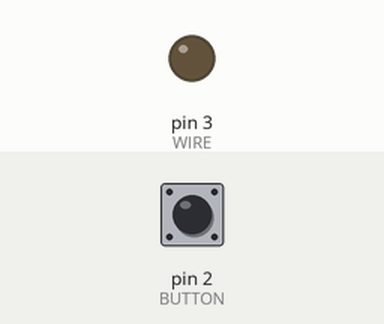
Recording of a sketch running on a simulated Arduino Uno, built with avr-gcc and run on an emulated ATmega328P. Shown: output pins drawn as LEDs (lit = HIGH). The inputs (shaded band) are chosen by the test bench; at power-on: pin 2 (BUTTON) LOW. At 1.3 s the program stops and its outputs stay as they are.

Above: at 1.2 s.
1.3 s: pin 2 (BUTTON) pulled HIGH for 0.15 s
At 1.7 s:
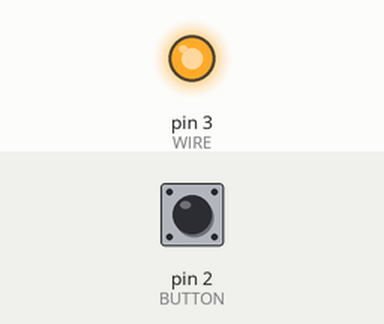
Timing chart, 0 to 2.8 s (numbered marks = the images above; inputs shaded):
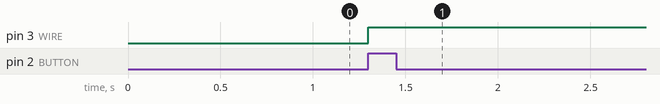

The sketch:

buttin.ino
```cpp
const int BUTTON = 2; //set button pin
const int WIRE = 3; //set wire pin
int BUTTONstate = 0; //pushed or not

void setup()
{
  pinMode(BUTTON, INPUT); //nothing happens until pushed
  pinMode(WIRE, OUTPUT); //result of button pushed
}

void loop()
{
  BUTTONstate = digitalRead(BUTTON); //read state
  if (BUTTONstate == HIGH) //if pushed
  {
    while (BUTTONstate == HIGH){//keep pin on
    digitalWrite(WIRE, HIGH);

    }
  }
  else{
    digitalWrite(WIRE, LOW); //nothing occurs
  }
}
```

ExtendedADCShield.cpp
```cpp
/*
 ExtendedADCShield.cpp - Library for using Mayhew Labs' Extended ADC Shield.
 Created by Mark Mayhew, June 8, 2015.
 Released into the public domain.
 */

#include "Arduino.h"
#include "ExtendedADCShield.h"
#include <SPI.h>

//TODO change this to
ExtendedADCShield::ExtendedADCShield(byte CONVST, byte RD, byte BUSY, byte number_bits)
{
	_BUSY = BUSY;
	_CONVST = CONVST;
	_RD = RD;
	_NUMBER_BITS = number_bits;

	pinMode(_BUSY, INPUT);
	pinMode(_CONVST, OUTPUT);
	pinMode(_RD, OUTPUT);

	//calling SPI.begin at this point doesn't work on Due. Instead, call it inside sketch's setup()
	#if not defined (__arm__) && not defined (__SAM3X8E__) // Arduino Due compatible
	SPI.begin();
	#endif

	SPI.setBitOrder(MSBFIRST);
	SPI.setDataMode(SPI_MODE0);

	digitalWrite(_CONVST,LOW);
	digitalWrite(_RD, HIGH);

	_LAST_UNI_BIPOLAR = 0;
	_LAST_RANGE = 0;
}

ExtendedADCShield::ExtendedADCShield(byte number_bits)
{
	_BUSY = 9;
	_CONVST = 8;
	_RD = 10;
	_NUMBER_BITS = number_bits;

	pinMode(_BUSY, INPUT);
	pinMode(_CONVST, OUTPUT);
	pinMode(_RD, OUTPUT);

	//calling SPI.begin at this point doesn't work on Due. Instead, call it inside sketch's setup()
	#if not defined (__arm__) && not defined (__SAM3X8E__) // Arduino Due compatible
	SPI.begin();
	#endif

	SPI.setBitOrder(MSBFIRST);
	SPI.setDataMode(SPI_MODE0);

	digitalWrite(_CONVST,LOW);
	digitalWrite(_RD, HIGH);

	_LAST_UNI_BIPOLAR = 0;
	_LAST_RANGE = 0;

}

float ExtendedADCShield::analogReadConfigNext(byte channel, byte sgl_diff, byte uni_bipolar, byte range)
{
	byte command = 0;
	word adc_code = 0;
	float voltage = 0;
	float sign = 1;

	command = buildCommand(channel,sgl_diff,uni_bipolar,range);
	adc_code = sendSetupGetData(command);
	//TODO deal with adding 1 in the right place
	if(_LAST_UNI_BIPOLAR == BIPOLAR) {
		if ((adc_code & 0x8000) == 0x8000) {	//adc code is < 0
			adc_code = (adc_code ^ 0xFFFF)+(1<<(16-_NUMBER_BITS));   //Convert ADC code from two's complement to binary
			sign = -1;
		}
		adc_code = adc_code>>(16-_NUMBER_BITS);	//shift out zero bits (2 for 14-bit, 4 for 12-bit)
		voltage = sign*(float)adc_code;
		voltage = voltage / (pow(2,_NUMBER_BITS-1)-1);
	}
	else {
		adc_code = adc_code>>(16-_NUMBER_BITS);
		voltage = (float)adc_code;
		voltage = voltage / (pow(2,_NUMBER_BITS)-1);
	}

	switch (_LAST_RANGE) {
		case RANGE5V:
			voltage = voltage*5;
			break;
		case RANGE10V:
			voltage = voltage*10;
			break;
		default:
			break;
	}

	_LAST_UNI_BIPOLAR = uni_bipolar;
	_LAST_RANGE = range;

	return voltage;
}

byte ExtendedADCShield::buildCommand(byte channel, byte sgl_diff, byte uni_bipolar, byte range)
{
	byte command=0;

	//Build Command
	switch (channel) {
		case 1:
			command = command | B01000000;
			break;
		case 2:
			command = command | B00010000;
			break;
		case 3:
			command = command | B01010000;
			break;
		case 4:
			command = command | B00100000;
			break;
		case 5:
			command = command | B01100000;
			break;
		case 6:
			command = command | B00110000;
			break;
		case 7:
			command = command | B01110000;
			break;
		default:
			break;
	}

	if (sgl_diff==SINGLE_ENDED) {
		command = command | B10000000;
	}

	if (uni_bipolar==UNIPOLAR) {
		command = command | B00001000;
	}

	if (range == RANGE10V) {
		command = command | B00000100;
	}

	return command;
}
word ExtendedADCShield::sendSetupGetData(byte command)
{
	word conv_result = 0;

	//Trigger a conversion
	digitalWrite(_CONVST,HIGH);
	digitalWrite(_CONVST,LOW);

	//Wait for BUSY to go high
	while(digitalRead(_BUSY)==LOW);

	//Set RD low
	digitalWrite(_RD, LOW);

	//Send command, get high byte of last conversion
	conv_result = SPI.transfer(command)<<8;

	//send filler, get low byte of last conversion
	conv_result = conv_result | SPI.transfer(B00000000);

	//Set RD high
	digitalWrite(_RD, HIGH);

	//return last conversion in raw word form
	return conv_result;
}
```

ExtendedADCShield.h
```cpp
/*
 ExtendedADCShield.h - Library for using Mayhew Labs' Extended ADC Shield.
 Created by Mark Mayhew, June 8, 2015.
 Released into the public domain.
 */
#ifndef ExtendedADCShield_h
#define ExtendedADCShield_h

#include "Arduino.h"

#define SINGLE_ENDED 0
#define DIFFERENTIAL 1
#define UNIPOLAR 0
#define BIPOLAR 1
#define RANGE5V 0
#define RANGE10V 1


class ExtendedADCShield
{
public:
    ExtendedADCShield(byte number_bits);
    ExtendedADCShield(byte CONVST, byte RD, byte BUSY, byte number_bits);
	float analogReadConfigNext(byte channel, byte sgl_diff, byte uni_bipolar, byte range);

private:
    byte buildCommand(byte channel, byte sgl_diff, byte uni_bipolar, byte range);
	word sendSetupGetData(byte command);
	byte _BUSY, _CONVST, _RD, _NUMBER_BITS;
	byte _LAST_UNI_BIPOLAR, _LAST_RANGE;
};

#endif
```

TCS34725.cpp
```cpp
#ifdef __AVR
#include <avr/pgmspace.h>
#elif defined(ESP8266)
#include <pgmspace.h>
#endif
#include <math.h>
#include <stdlib.h>

#include "TCS34725.h"

// Power Function
float powf(const float x, const float y)
{
  return (float)(pow((double)x, (double)y));
}

// Writes a register and an 8 bit value over I2C
void TCS34725::write8(uint8_t reg, uint32_t value)
{
  _wire->beginTransmission(_i2caddr);
#if ARDUINO >= 100
  _wire->write(TCS34725_COMMAND_BIT | reg);
  _wire->write(value & 0xFF);
#else
  _wire->send(TCS34725_COMMAND_BIT | reg);
  _wire->send(value & 0xFF);
#endif
  _wire->endTransmission();
}

// Reads an 8 bit value over I2C
uint8_t TCS34725::read8(uint8_t reg)
{
  _wire->beginTransmission(_i2caddr);
#if ARDUINO >= 100
  _wire->write(TCS34725_COMMAND_BIT | reg);
#else
  _wire->send(TCS34725_COMMAND_BIT | reg);
#endif
  _wire->endTransmission();

  _wire->requestFrom(_i2caddr, (uint8_t)1);
#if ARDUINO >= 100
  return _wire->read();
#else
  return _wire->receive();
#endif
}

// Reads a 16 bit values over I2C
uint16_t TCS34725::read16(uint8_t reg)
{
  uint16_t x;
  uint16_t t;

  _wire->beginTransmission(_i2caddr);
#if ARDUINO >= 100
  _wire->write(TCS34725_COMMAND_BIT | reg);
#else
  _wire->send(TCS34725_COMMAND_BIT | reg);
#endif
  _wire->endTransmission();

  _wire->requestFrom(_i2caddr, (uint8_t)2);
#if ARDUINO >= 100
  t = _wire->read();
  x = _wire->read();
#else
  t = _wire->receive();
  x = _wire->receive();
#endif
  x <<= 8;
  x |= t;
  return x;
}

// Enables the device
void TCS34725::enable()
{
  write8(TCS34725_ENABLE, TCS34725_ENABLE_PON);
  delay(3);
  write8(TCS34725_ENABLE, TCS34725_ENABLE_PON | TCS34725_ENABLE_AEN);

  switch (_tcs34725IntegrationTime)
  {
  case TCS34725_INTEGRATIONTIME_2_4MS:
    delay(3);
    break;
  case TCS34725_INTEGRATIONTIME_700MS:
    delay(700);
    break;
  }
}


// Constructor
TCS34725::TCS34725(tcs34725IntegrationTime_t it, tcs34725Gain_t gain)
{
  _tcs34725Initialised = false;
  _tcs34725IntegrationTime = it;
  _tcs34725Gain = gain;
}

// Initializes I2C and configures the sensor
boolean TCS34725::begin(uint8_t addr)
{
  _i2caddr = addr;
  _wire = &Wire;

  return init();
}

// Initializes I2C and configures the sensor
boolean TCS34725::begin(uint8_t addr, TwoWire *theWire)
{
  _i2caddr = addr;
  _wire = theWire;

  return init();
}

// Initializes I2C and configures the sensor
boolean TCS34725::begin()
{
  _i2caddr = TCS34725_ADDRESS;
  _wire = &Wire;

  return init();
}

// Part of begin making sure we are connected
boolean TCS34725::init()
{
  _wire->begin();

  uint8_t x = read8(TCS34725_ID);
  if ((x != 0x44) && (x != 0x10))
  {
    return false;
  }
  _tcs34725Initialised = true;

  // Set default integration time and gain
  setIntegrationTime(_tcs34725IntegrationTime);
  setGain(_tcs34725Gain);

  enable();

  return true;
}

// Sets the integration time for the TC34725
void TCS34725::setIntegrationTime(tcs34725IntegrationTime_t it)
{
  if (!_tcs34725Initialised)
    begin();

  // Update the timing register
  write8(TCS34725_ATIME, it);

  // Update value placeholders
  _tcs34725IntegrationTime = it;
}

// Adjusts the gain on the TCS34725
void TCS34725::setGain(tcs34725Gain_t gain)
{
  if (!_tcs34725Initialised)
    begin();

  // Update the timing register
  write8(TCS34725_CONTROL, gain);

  // Update value placeholders
  _tcs34725Gain = gain;
}

// Reads the raw red, green, blue and clear channel values
void TCS34725::getRawData(uint16_t *r, uint16_t *g, uint16_t *b)
{
  if (!_tcs34725Initialised)
    begin();
  *r = read16(TCS34725_RDATAL);
  *g = read16(TCS34725_GDATAL);
  *b = read16(TCS34725_BDATAL);

  // Set a delay for the integration time
  if (_tcs34725IntegrationTime = TCS34725_INTEGRATIONTIME_700MS)
  {
    delay(700);
  }
}
```

TCS34725.h
```cpp
#ifndef _TCS34725_H_
#define _TCS34725_H_

#if ARDUINO >= 100
#include <Arduino.h>
#else
#include <WProgram.h>
#endif

#include <Wire.h>

#define TCS34725_ADDRESS (0x29) // I2C address
#define TCS34725_COMMAND_BIT (0x80) // Command bit
#define TCS34725_ENABLE (0x00) // Interrupt Enable register
#define TCS34725_ENABLE_AEN (0x02) //RGB Enable - Writing 1 actives the ADC, 0 disables it
#define TCS34725_ENABLE_PON (0x01) // Power on - Writing 1 activates the internal oscillator, 0 disables it
#define TCS34725_ATIME (0x01) // Integration time

#define TCS34725_CONTROL (0x0F) // Set the gain level for the sensor
#define TCS34725_ID (0x12) // 0x44 = TCS34721/TCS34725, 0x4D = TCS34723/TCS34727

#define TCS34725_RDATAL (0x16) // Red channel data low byte
#define TCS34725_GDATAL (0x18) // Green channel data low byte
#define TCS34725_BDATAL (0x1A) // Blue channel data low byte

// Integration time settings for TCS34725
typedef enum
{
  TCS34725_INTEGRATIONTIME_2_4MS = 0xFF, // 2.4ms - 1 cycle    - Max Count: 1024
  TCS34725_INTEGRATIONTIME_700MS = 0x00  // 700ms - 256 cycles - Max Count: 65535
}
tcs34725IntegrationTime_t;

// Gain settings for TCS34725
typedef enum
{
  TCS34725_GAIN_1X = 0x00 //No gain
}
tcs34725Gain_t;

class TCS34725 {
public:
  TCS34725(tcs34725IntegrationTime_t = TCS34725_INTEGRATIONTIME_2_4MS,tcs34725Gain_t = TCS34725_GAIN_1X);

  boolean begin(uint8_t addr, TwoWire *theWire);
  boolean begin(uint8_t addr);
  boolean begin();
  boolean init();

  void setIntegrationTime(tcs34725IntegrationTime_t it);
  void setGain(tcs34725Gain_t gain);
  void getRawData(uint16_t *r, uint16_t *g, uint16_t *b);

  void write8(uint8_t reg, uint32_t value);
  uint8_t read8(uint8_t reg);
  uint16_t read16(uint8_t reg);
  void enable();

private:
  TwoWire *_wire;
  uint8_t _i2caddr;
  boolean _tcs34725Initialised;
  tcs34725Gain_t _tcs34725Gain;
  tcs34725IntegrationTime_t _tcs34725IntegrationTime;
};

#endif
```

Measured:
- after the input at 1.3 s, pin 3 (WIRE): LOW → HIGH at once
